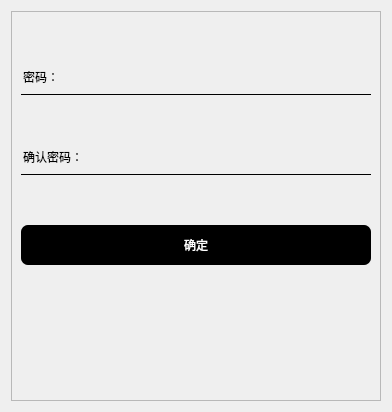
             <widget class="QWidget" name="page_my">
              <layout class="QHBoxLayout" name="horizontalLayout_7">
               <item>
                <widget class="QFrame" name="frame_9">
                 <property name="minimumSize">
                  <size>
                   <width>370</width>
                   <height>390</height>
                  </size>
                 </property>
                 <property name="maximumSize">
                  <size>
                   <width>370</width>
                   <height>390</height>
                  </size>
                 </property>
                 <property name="styleSheet">
                  <string notr="true">QLineEdit{
	background-color: rgba(255, 255, 255,0);
	border:none;
	border-bottom:1px solid black;
}

QPushButton{
	background-color: rgb(0, 0, 0);
	color: rgb(255, 255, 255);
	border-radius:7px;
}
QPushButton:pressed{
	padding-top:5px;
	padding-left:5px;
}
</string>
                 </property>
                 <property name="frameShape">
                  <enum>QFrame::StyledPanel</enum>
                 </property>
                 <property name="frameShadow">
                  <enum>QFrame::Raised</enum>
                 </property>
                 <layout class="QVBoxLayout" name="verticalLayout_4">
                  <item>
                   <widget class="QLineEdit" name="lineEdit_M_pass1">
                    <property name="minimumSize">
                     <size>
                      <width>0</width>
                      <height>30</height>
                     </size>
                    </property>
                    <property name="maximumSize">
                     <size>
                      <width>16777215</width>
                      <height>16777215</height>
                     </size>
                    </property>
                    <property name="inputMask">
                     <string>密码：</string>
                    </property>
                    <property name="text">
                     <string>密码：</string>
                    </property>
                   </widget>
                  </item>
                  <item>
                   <widget class="QLineEdit" name="lineEdit_M_pass2">
                    <property name="minimumSize">
                     <size>
                      <width>0</width>
                      <height>30</height>
                     </size>
                    </property>
                    <property name="maximumSize">
                     <size>
                      <width>16777215</width>
                      <height>16777215</height>
                     </size>
                    </property>
                    <property name="inputMask">
                     <string>确认密码：</string>
                    </property>
                   </widget>
                  </item>
                  <item>
                   <widget class="QPushButton" name="pushButton_M_sure">
                    <property name="minimumSize">
                     <size>
                      <width>0</width>
                      <height>40</height>
                     </size>
                    </property>
                    <property name="text">
                     <string>确定</string>
                    </property>
                   </widget>
                  </item>
                  <item>
                   <widget class="QStackedWidget" name="stackedWidget_2">
                    <property name="maximumSize">
                     <size>
                      <width>16777215</width>
                      <height>30</height>
                     </size>
                    </property>
                    <widget class="QWidget" name="page"/>
                    <widget class="QWidget" name="page_2"/>
                   </widget>
                  </item>
                 </layout>
                </widget>
               </item>
              </layout>
             </widget>
